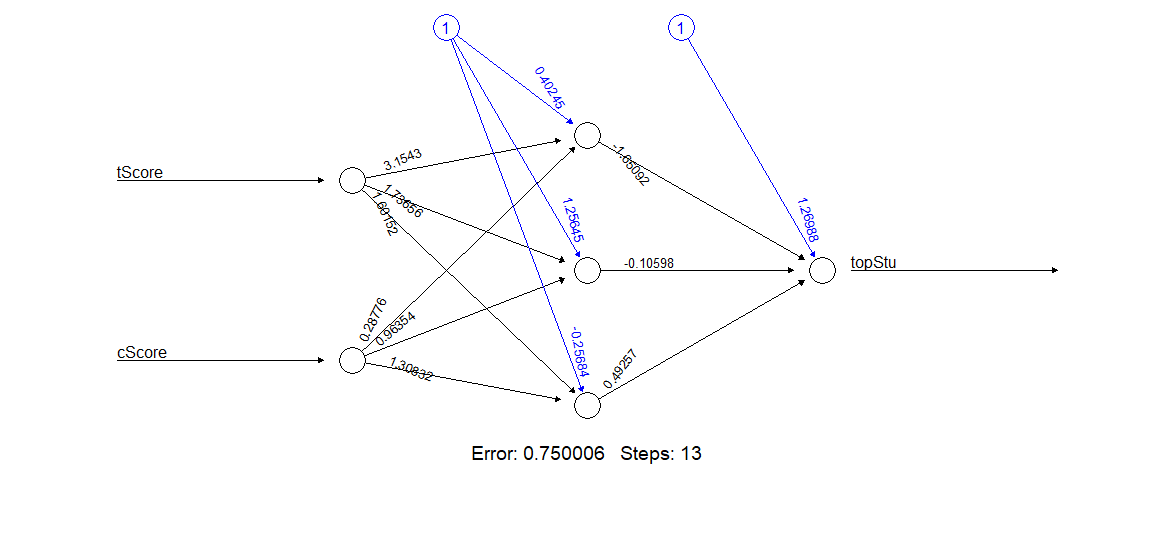

This figure's R source:
# 加载库
library(neuralnet)

# 创建示例数据
tScore <- c(20,10,30,20,80,30)
cScore <- c(90,20,40,50,50,80)
topStu <- c(1,0,0,0,1,1)

# 组合为数据框
df <- data.frame(tScore, cScore, topStu)

# 拟合神经网络模型
nn <- neuralnet(topStu ~ tScore + cScore, data=df, hidden=3, act.fct = "logistic", linear.output = FALSE)

# 画出神经网络图
plot(nn)

# 创建测试数据
tScore <- c(30, 40, 85)
cScore <- c(85, 50, 40)
test <- data.frame(tScore, cScore)

## 使用神经网络模型预测
Predict <- compute(nn, test)
Predict$net.result

# 转换输出概率为标签，阈值设置为0.5
prob <- Predict$net.result
pred <- ifelse(prob>0.5, 1, 0)
pred
